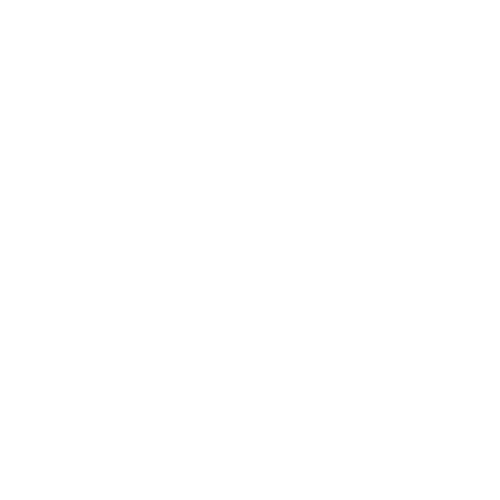
Frame 1 (no input)
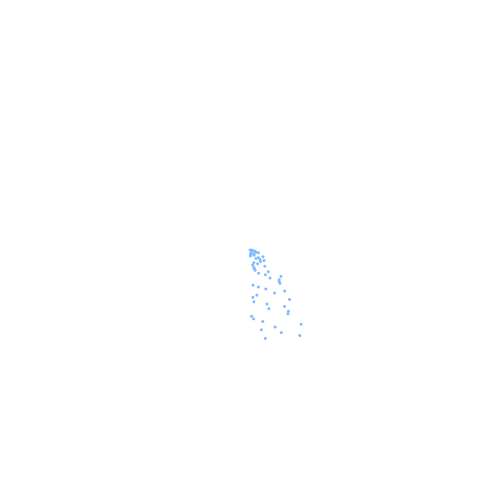
Frame 60 (the mouse pressed at the canvas centre just before this capture)
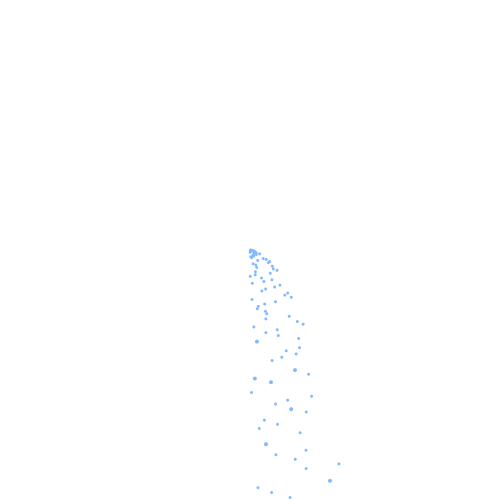
Frame 120 (the mouse held since frame 60 and released just before this capture)

The Processing sketch that drew these frames (run headless with seeded random() and noise(); from frame 60 on, the mouse is pressed at the canvas centre):

// Processing sketch: Particle_Fountain
// ── Particle_Fountain.pde
/* Kyle Langendoen
   6/3/2013
   Particle Fountain
   
   Description: This particle fountain generates
   particles at a particlular point, then changes their
   transparency according to the particles lifespan and
   removes them when they are dead. The fountain aims to
   emulate water droplets as they coalesce when falling.
*/

//Import an iterator object
import java.util.Iterator;

//Create a new particle system and a counter
ParticleSystem water;
int count;

//Initialize the particle system, counter, and setup window settings
void setup(){
  noStroke();
  size(500,500);
  water = new ParticleSystem();
  count = 0;
}

//Run the particle system and a new particle each time through
void draw(){
  background(255);
  water.run();
  water.addParticle();
}

//Method which changes computer generated random numbers to Poisson distribution
float getPoisson(double lambda) {
  double L = Math.exp(-lambda);
  double p = 1.0;
  float k = 0;

  do {
    k++;
    p *= Math.random();
  } while (p > L);

  return k - 1;
}

// ── Particle.pde
class Particle{
  PVector location,velocity,acceleration;
  int radius;
  float life; //Each particle's lifespan
  double rand;
  
  //Setup each particle's variables
  Particle(PVector origin, int radius){
    location = origin;
    rand = (double)random(-2,0);
    velocity = new PVector(random(0,1),getPoisson((double)random(-1,0)));
    acceleration = new PVector(0,0.05);
    life = 355;
    this.radius = radius;
  }
  
  //Convience function to call update and display
  void run(){
    update();
    display();
  }
  
  //Function which updates the particle's variables
  void update(){
    velocity.add(acceleration);
    location.add(velocity);
    life--; //Slowly decrease the amount of time left for the particle to live
  }
  
  //Draws an ellipse at each particle's location
  void display(){
    fill(129,186,255,life);
    ellipse(location.x,location.y,radius,radius);
  }
  
  //Method checking it the particle is alive or dead
  boolean isDead(){
    //If the particle is dead tell the process so
    if(life < 0){
      return true;
    }
    //If not tell the process so
    else{
      return false;
    }
  }
}

// ── ParticleSystem.pde
class ParticleSystem{
  ArrayList droplets;
  
  ParticleSystem(){
    droplets = new ArrayList<Particle>();
  }
  
  void run(){
    //Create an iterator to go through the arraylist
    Iterator<Particle> iter = droplets.iterator();
    while(iter.hasNext()){
      Particle r = iter.next(); 
      r.run(); //Update each particle's condition
      water.isClose(r,r.life); //Check if the particle is close to another particle
      if(r.isDead()){
        iter.remove(); //If the particle's lifespan is 0 delete it
      }
    }
   }
  
  //Method that adds a new particle to the arraylist
  void addParticle(){
    droplets.add(new Particle(new PVector(250,250),3));
  }
  
  //Method that checks for proximity
  void isClose(Particle r, float life){
    float distance = 0;
    
    //Create an iterator to go through the arraylist
    Iterator<Particle> it = droplets.iterator();
    synchronized(droplets){
      while(it.hasNext()){
        Particle p = it.next(); //Get the next particle in the array
        distance = dist(r.location.x,r.location.y,p.location.x,p.location.y); //Take the distance between the particle p and the reference particle
        if(distance < r.radius + p.radius && distance > 0 && r.radius >= p.radius && r.radius < 10 && life < 300){
          r.velocity = new PVector((r.velocity.x + p.velocity.x)/2,(r.velocity.y + p.velocity.y)/2); //Average their velocities
          r.radius++; //Add one to the radius of the droplet
          p.life = 0; //Set life of the particle to 0 to be deleted later
        }
      }
    }
  }
}
